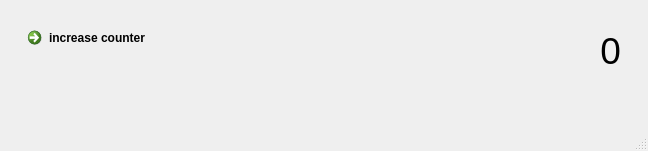
<?xml version="1.0" encoding="UTF-8"?>
<ui version="4.0">
 <class>MainWindow</class>
 <widget class="QMainWindow" name="MainWindow">
  <property name="geometry">
   <rect>
    <x>0</x>
    <y>0</y>
    <width>648</width>
    <height>151</height>
   </rect>
  </property>
  <property name="windowTitle">
   <string>MainWindow</string>
  </property>
  <widget class="QWidget" name="centralwidget">
   <widget class="QCommandLinkButton" name="next_commandLinkButton">
    <property name="geometry">
     <rect>
      <x>20</x>
      <y>20</y>
      <width>222</width>
      <height>61</height>
     </rect>
    </property>
    <property name="text">
     <string>increase counter</string>
    </property>
   </widget>
   <widget class="QLabel" name="next_label">
    <property name="geometry">
     <rect>
      <x>260</x>
      <y>20</y>
      <width>361</width>
      <height>61</height>
     </rect>
    </property>
    <property name="font">
     <font>
      <pointsize>28</pointsize>
     </font>
    </property>
    <property name="text">
     <string>0</string>
    </property>
    <property name="alignment">
     <set>Qt::AlignRight|Qt::AlignTrailing|Qt::AlignVCenter</set>
    </property>
   </widget>
  </widget>
  <widget class="QMenuBar" name="menubar">
   <property name="geometry">
    <rect>
     <x>0</x>
     <y>0</y>
     <width>648</width>
     <height>26</height>
    </rect>
   </property>
  </widget>
  <widget class="QStatusBar" name="statusbar"/>
 </widget>
 <resources/>
 <connections/>
</ui>
